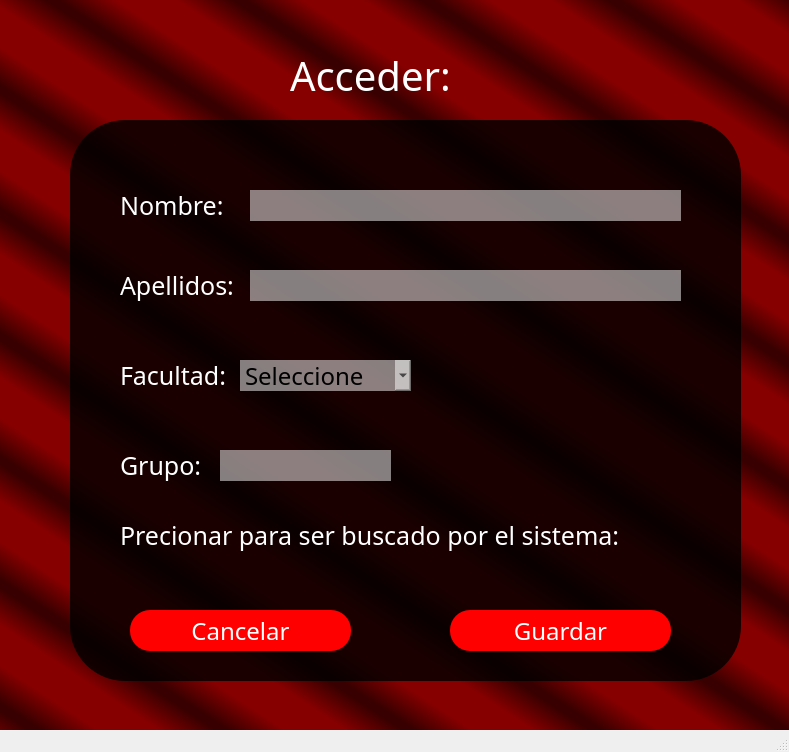
<?xml version="1.0" encoding="UTF-8"?>
<ui version="4.0">
 <class>Login</class>
 <widget class="QMainWindow" name="Login">
  <property name="geometry">
   <rect>
    <x>0</x>
    <y>0</y>
    <width>789</width>
    <height>752</height>
   </rect>
  </property>
  <property name="windowTitle">
   <string>Acceder</string>
  </property>
  <property name="windowIcon">
   <iconset resource="Iconos.qrc">
    <normaloff>:/1564535_customer_user_userphoto_account_person_icon.png</normaloff>:/1564535_customer_user_userphoto_account_person_icon.png</iconset>
  </property>
  <property name="iconSize">
   <size>
    <width>30</width>
    <height>30</height>
   </size>
  </property>
  <widget class="QWidget" name="centralwidget">
   <property name="styleSheet">
    <string notr="true">background-color: qlineargradient(spread:reflect, x1:0.585, y1:0.455, x2:0.545, y2:0.511, stop:0.318182 rgba(134, 0, 0, 255), stop:0.931818 rgba(56, 0, 0, 255));</string>
   </property>
   <widget class="QFrame" name="frame">
    <property name="geometry">
     <rect>
      <x>70</x>
      <y>120</y>
      <width>671</width>
      <height>561</height>
     </rect>
    </property>
    <property name="styleSheet">
     <string notr="true"> QFrame
{
background:rgba(0,0,0,0.8);
}
*{
font-family: century gothic;
font-size:24px;
border-radius: 55px;
}



</string>
    </property>
    <property name="frameShape">
     <enum>QFrame::StyledPanel</enum>
    </property>
    <property name="frameShadow">
     <enum>QFrame::Raised</enum>
    </property>
    <widget class="QPushButton" name="GuardarLBtn">
     <property name="geometry">
      <rect>
       <x>380</x>
       <y>490</y>
       <width>221</width>
       <height>41</height>
      </rect>
     </property>
     <property name="styleSheet">
      <string notr="true">QPushButton
{
border-radius:20px;
background:red;
color: rgb(255, 255, 255);
font: 16pt &quot;MS Shell Dlg 2&quot;;
}
</string>
     </property>
     <property name="text">
      <string>Guardar</string>
     </property>
    </widget>
    <widget class="QLabel" name="label_3">
     <property name="geometry">
      <rect>
       <x>50</x>
       <y>50</y>
       <width>111</width>
       <height>71</height>
      </rect>
     </property>
     <property name="styleSheet">
      <string notr="true">*{
	background-color: rgba(0,0,0,0);
font-family: century gothic;
font-size:25px;

}
QLabel
{
color: white

}
</string>
     </property>
     <property name="text">
      <string>Nombre:</string>
     </property>
    </widget>
    <widget class="QLabel" name="label_4">
     <property name="geometry">
      <rect>
       <x>50</x>
       <y>130</y>
       <width>121</width>
       <height>71</height>
      </rect>
     </property>
     <property name="styleSheet">
      <string notr="true">*{
	background-color: rgba(0,0,0,0);
font-family: century gothic;
font-size:25px;

}
QLabel
{
color: white

}
</string>
     </property>
     <property name="text">
      <string>Apellidos:</string>
     </property>
    </widget>
    <widget class="QLabel" name="label_5">
     <property name="geometry">
      <rect>
       <x>50</x>
       <y>220</y>
       <width>121</width>
       <height>71</height>
      </rect>
     </property>
     <property name="styleSheet">
      <string notr="true">*{
	background-color: rgba(0,0,0,0);
font-family: century gothic;
font-size:25px;

}
QLabel
{
color: white

}
</string>
     </property>
     <property name="text">
      <string>Facultad:</string>
     </property>
    </widget>
    <widget class="QLabel" name="label_6">
     <property name="geometry">
      <rect>
       <x>50</x>
       <y>310</y>
       <width>111</width>
       <height>71</height>
      </rect>
     </property>
     <property name="styleSheet">
      <string notr="true">*{
	background-color: rgba(0,0,0,0);
font-family: century gothic;
font-size:25px;

}
QLabel
{
color: white

}
</string>
     </property>
     <property name="text">
      <string>Grupo:</string>
     </property>
    </widget>
    <widget class="QPushButton" name="Huella1Btn">
     <property name="geometry">
      <rect>
       <x>570</x>
       <y>370</y>
       <width>91</width>
       <height>81</height>
      </rect>
     </property>
     <property name="styleSheet">
      <string notr="true">
*{
font-family: century gothic;
font-size:24px;

}
QPushButton
{
border-radius:65px;
background:red;
background-color: rgb(255, 255, 255,0);
}
</string>
     </property>
     <property name="text">
      <string/>
     </property>
     <property name="icon">
      <iconset resource="Iconos.qrc">
       <normaloff>:/2538727_biometric_finger_fingerprint_identity_icon.png</normaloff>:/2538727_biometric_finger_fingerprint_identity_icon.png</iconset>
     </property>
     <property name="iconSize">
      <size>
       <width>50</width>
       <height>50</height>
      </size>
     </property>
    </widget>
    <widget class="QLabel" name="label_7">
     <property name="geometry">
      <rect>
       <x>50</x>
       <y>380</y>
       <width>531</width>
       <height>71</height>
      </rect>
     </property>
     <property name="styleSheet">
      <string notr="true">*{
	background-color: rgba(0,0,0,0);
font-family: century gothic;
font-size:25px;

}
QLabel
{
color: white

}
</string>
     </property>
     <property name="text">
      <string>Precionar para ser buscado por el sistema:</string>
     </property>
    </widget>
    <widget class="QLineEdit" name="lineEdit_2">
     <property name="geometry">
      <rect>
       <x>180</x>
       <y>150</y>
       <width>431</width>
       <height>31</height>
      </rect>
     </property>
     <property name="styleSheet">
      <string notr="true">background-color: rgb(255, 255, 255,0.5);</string>
     </property>
    </widget>
    <widget class="QComboBox" name="comboBox">
     <property name="geometry">
      <rect>
       <x>170</x>
       <y>240</y>
       <width>171</width>
       <height>31</height>
      </rect>
     </property>
     <property name="styleSheet">
      <string notr="true">background-color: rgb(255, 255, 255,0.5);</string>
     </property>
     <item>
      <property name="text">
       <string>Seleccione</string>
      </property>
     </item>
     <item>
      <property name="text">
       <string>1</string>
      </property>
     </item>
     <item>
      <property name="text">
       <string>2</string>
      </property>
     </item>
     <item>
      <property name="text">
       <string>3</string>
      </property>
     </item>
     <item>
      <property name="text">
       <string>4</string>
      </property>
     </item>
     <item>
      <property name="text">
       <string>FTE</string>
      </property>
     </item>
     <item>
      <property name="text">
       <string>CITEC</string>
      </property>
     </item>
    </widget>
    <widget class="QLineEdit" name="lineEdit_3">
     <property name="geometry">
      <rect>
       <x>180</x>
       <y>70</y>
       <width>431</width>
       <height>31</height>
      </rect>
     </property>
     <property name="toolTip">
      <string>&lt;html&gt;&lt;head/&gt;&lt;body&gt;&lt;p&gt;&lt;br/&gt;&lt;/p&gt;&lt;/body&gt;&lt;/html&gt;</string>
     </property>
     <property name="styleSheet">
      <string notr="true">background-color: rgb(255, 255, 255,0.5);</string>
     </property>
    </widget>
    <widget class="QLineEdit" name="lineEdit_4">
     <property name="geometry">
      <rect>
       <x>150</x>
       <y>330</y>
       <width>171</width>
       <height>31</height>
      </rect>
     </property>
     <property name="styleSheet">
      <string notr="true">background-color: rgb(255, 255, 255,0.5);</string>
     </property>
    </widget>
    <widget class="QPushButton" name="CancelarLBtn">
     <property name="geometry">
      <rect>
       <x>60</x>
       <y>490</y>
       <width>221</width>
       <height>41</height>
      </rect>
     </property>
     <property name="styleSheet">
      <string notr="true">QPushButton
{
border-radius:20px;
background:red;
color: rgb(255, 255, 255);
font: 16pt &quot;MS Shell Dlg 2&quot;;
}
</string>
     </property>
     <property name="text">
      <string>Cancelar</string>
     </property>
    </widget>
   </widget>
   <widget class="QLabel" name="label_2">
    <property name="geometry">
     <rect>
      <x>290</x>
      <y>40</y>
      <width>181</width>
      <height>71</height>
     </rect>
    </property>
    <property name="styleSheet">
     <string notr="true">*{
	background-color: rgba(0,0,0,0);
font-family: century gothic;
font-size:40px;

}
QLabel
{
color: white

}
</string>
    </property>
    <property name="text">
     <string>Acceder:</string>
    </property>
   </widget>
  </widget>
  <widget class="QMenuBar" name="menubar">
   <property name="geometry">
    <rect>
     <x>0</x>
     <y>0</y>
     <width>789</width>
     <height>17</height>
    </rect>
   </property>
  </widget>
  <widget class="QStatusBar" name="statusbar"/>
 </widget>
 <resources>
  <include location="Iconos.qrc"/>
 </resources>
 <connections/>
</ui>
